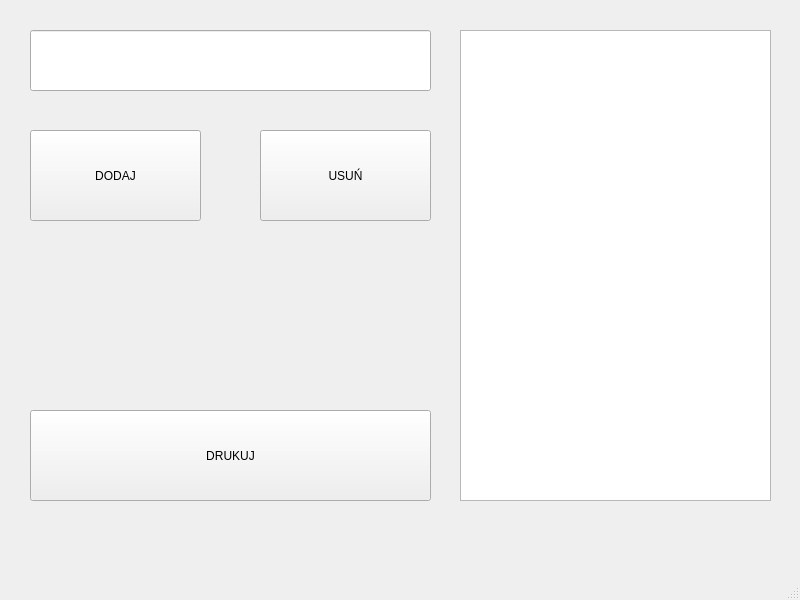
<?xml version="1.0" encoding="UTF-8"?>
<ui version="4.0">
 <class>MainWindow</class>
 <widget class="QMainWindow" name="MainWindow">
  <property name="geometry">
   <rect>
    <x>0</x>
    <y>0</y>
    <width>800</width>
    <height>600</height>
   </rect>
  </property>
  <property name="windowTitle">
   <string>MainWindow</string>
  </property>
  <widget class="QWidget" name="centralwidget">
   <widget class="QLineEdit" name="ekrankod">
    <property name="geometry">
     <rect>
      <x>30</x>
      <y>30</y>
      <width>401</width>
      <height>61</height>
     </rect>
    </property>
   </widget>
   <widget class="QPushButton" name="dodaj">
    <property name="geometry">
     <rect>
      <x>30</x>
      <y>130</y>
      <width>171</width>
      <height>91</height>
     </rect>
    </property>
    <property name="text">
     <string>DODAJ</string>
    </property>
   </widget>
   <widget class="QPushButton" name="odejmij">
    <property name="geometry">
     <rect>
      <x>260</x>
      <y>130</y>
      <width>171</width>
      <height>91</height>
     </rect>
    </property>
    <property name="text">
     <string>USUŃ</string>
    </property>
   </widget>
   <widget class="QPushButton" name="drukuj">
    <property name="geometry">
     <rect>
      <x>30</x>
      <y>410</y>
      <width>401</width>
      <height>91</height>
     </rect>
    </property>
    <property name="text">
     <string>DRUKUJ</string>
    </property>
   </widget>
   <widget class="QListWidget" name="koniec">
    <property name="geometry">
     <rect>
      <x>460</x>
      <y>30</y>
      <width>311</width>
      <height>471</height>
     </rect>
    </property>
   </widget>
  </widget>
  <widget class="QMenuBar" name="menubar">
   <property name="geometry">
    <rect>
     <x>0</x>
     <y>0</y>
     <width>800</width>
     <height>22</height>
    </rect>
   </property>
  </widget>
  <widget class="QStatusBar" name="statusbar"/>
 </widget>
 <resources/>
 <connections/>
</ui>
